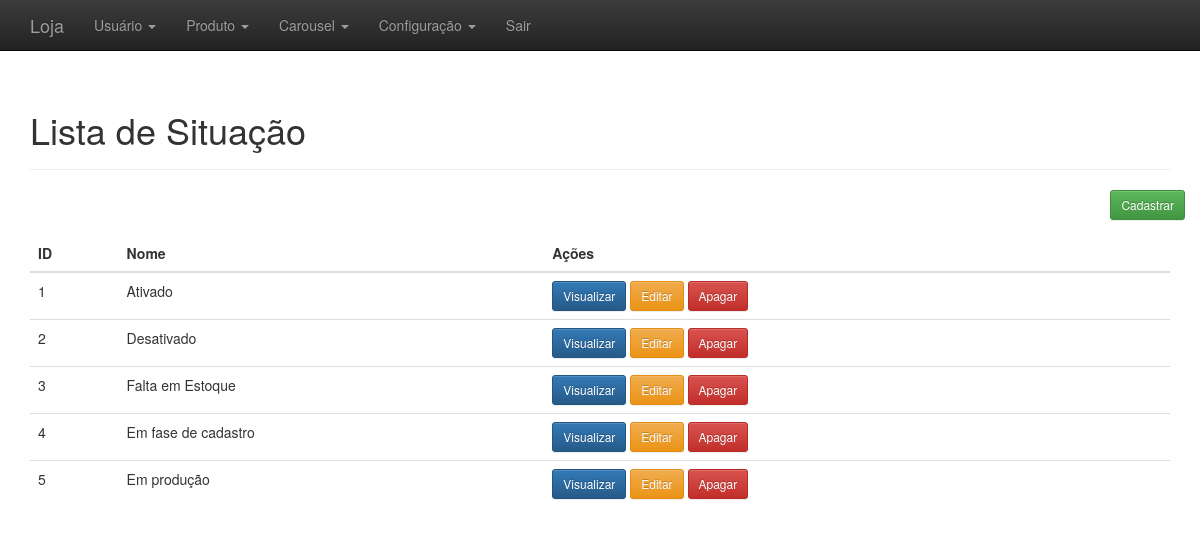
/adm/administrativo.php?link=14 (signed in), run on the app's committed database.
### tables this page shows
CREATE TABLE IF NOT EXISTS `situacaos` (
  `id` int(11) NOT NULL AUTO_INCREMENT,
  `nome` varchar(220) NOT NULL,
  `created` datetime NOT NULL,
  `modified` datetime DEFAULT NULL,
  PRIMARY KEY (`id`)
);

### adm/listar_situacao.php (the view, shortened to what this page needs)
<?php
	$resultado=mysqli_query($conectar, "SELECT * FROM situacaos ORDER BY 'id'");
?>
<div class="container theme-showcase" role="main">
  <div class="page-header">
	<h1>Lista de Situação</h1>
  </div>
  <div class="row espaco">
		<div class="pull-right">
			<a href="administrativo.php?link=15"><button type='button' class='btn btn-sm btn-success'>Cadastrar</button></a>
		</div>
	</div>
  <div class="row">
	<div class="col-md-12">
	  <table class="table">
		<thead>
		  <tr>
			<th>ID</th>
			<th>Nome</th>
			<th>Ações</th>
		  </tr>
		</thead>
		<tbody>
			<?php
				while($linhas = mysqli_fetch_array($resultado)){
					echo "<tr>";
						echo "<td>".$linhas['id']."</td>";
						echo "<td>".$linhas['nome']."</td>";
						?>
						<td>
						<a href='administrativo.php?link=16&id=<?php echo $linhas['id']; ?>'><button type='button' class='btn btn-sm btn-primary'>Visualizar</button></a>
						<a href='administrativo.php?link=17&id=<?php echo $linhas['id']; ?>'><button type='button' class='btn btn-sm btn-warning'>Editar</button></a>
						<a href='processa/proc_apagar_situacao.php?id=<?php echo $linhas['id']; ?>'><button type='button' class='btn btn-sm btn-danger'>Apagar</button></a>
						<?php
					echo "</tr>";
				}
			?>
		</tbody>
	  </table>
	</div>
	</div>
</div>

### adm/css/theme.css (style rules this page uses)
body { padding-top: 70px; padding-bottom: 30px; }
.espaco { margin-bottom:15px; }

### data on the page
situacaos: id "1", nome "Ativado"
situacaos: id "2", nome "Desativado"
situacaos: id "3", nome "Falta em Estoque"
situacaos: id "4", nome "Em fase de cadastro"
situacaos: id "5", nome "Em produção"
